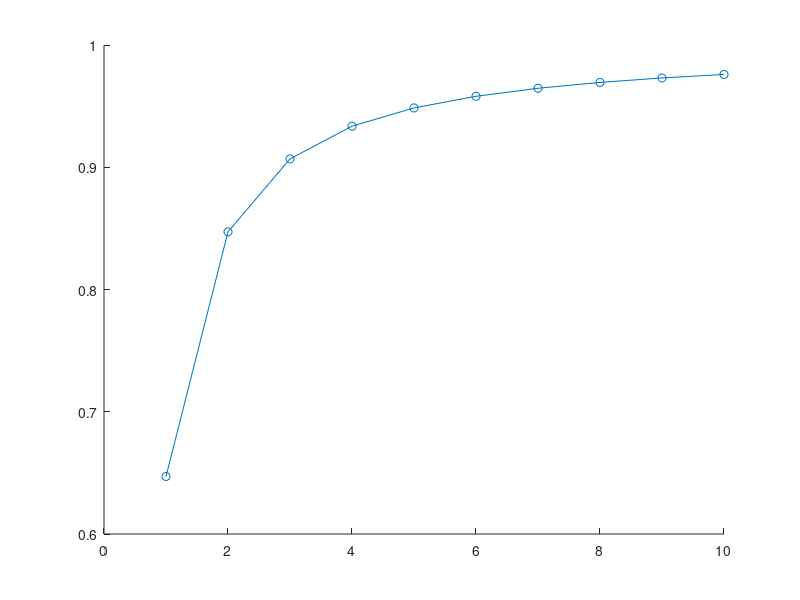

The MATLAB source for this figure: (Note: this script raises an error after producing the figure.)
g0 = 9.81;

%Setting common specific impulse and structural ratio = mEmpty/(mEmpty+mFuel)
Isp = 300;
epsilon = 0.15;

%r is payload ratio 
r = 0.05;
numStages = 10;
stages = 1:numStages;
Deltav = zeros(1,numStages);

for n = 1:numStages
    %Calculating Deltav, equation taken from Orbital mech. for Engineering, p. 676
    Deltav(n) = Isp*g0*n*log(1 / ( r^(1/n)*(1-epsilon) +epsilon ));
end

%theoretical limiting velocity, taken from book from above, p. 677
vMax = Isp*g0*(1-epsilon)*log(1/r);
disp(vMax);

%plotting Deltav in relation to maximal possible velocity
p1 = scatter(stages,Deltav/vMax, 'DisplayName', ...
    ['$\epsilon = $',num2str(epsilon),',r = ',num2str(r)]);
hold on;
plot(stages,Deltav/vMax);
xlabel('Number of stages','DisplayName','Smooth version');
ylabel('Final velocity for stage similar rocket');
legend(p1,'Location','northwest','Interpreter','latex');

figure;

vfinal = 10*10^3; %final velocity in m/s
r = zeros(1,numStages);


for n = 1:numStages
    %Rearranging equation for Deltav from above to r
    r (n) = ( (exp(-vfinal/(g0*Isp*n)) -epsilon ) / (1 - epsilon))^n;
end

%Get only the reasonable indices of r
positive_indices = r >= 0;

stages_restricted = stages(positive_indices);
r_restricted = r(positive_indices);

%plot payload ratio for each stage
p1 = scatter(stages_restricted,r_restricted,'DisplayName', ...
    ['$I_{sp}$ = ', num2str(Isp),'s', ', $\epsilon$ = ', num2str(epsilon), ...
    ', $v_{final}$ = ', num2str(vfinal / 1000), ' km/s']);
hold on;
plot(stages_restricted,r_restricted);
xlabel('Number of stages');
ylabel('Payload/total mass ratio');
xlim([1 numStages]);
legend(p1,'Location','southeast','Interpreter','latex');